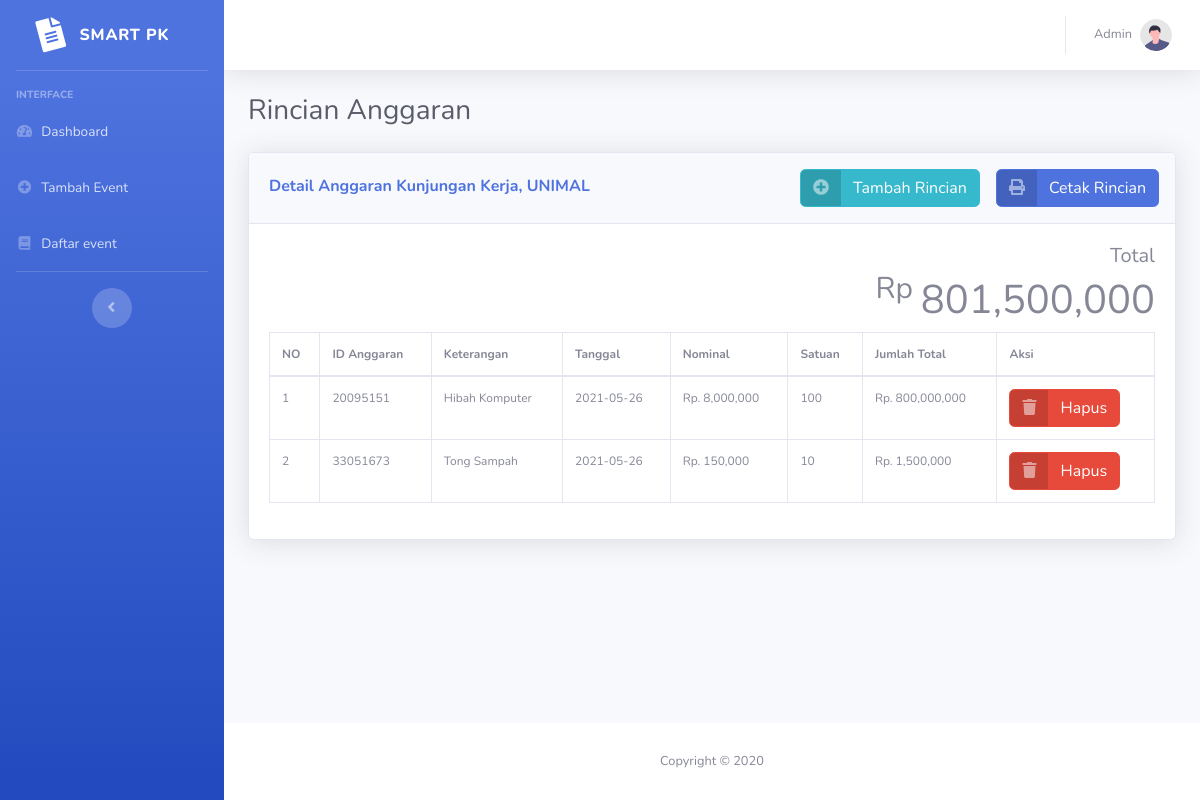
Page /page/rincian.php?id=66607027 (signed in) on the committed database.
### tables this page shows
CREATE TABLE `tbl_event` (
  `id` int(11) NOT NULL,
  `nama_event` varchar(100) NOT NULL,
  `lokasi` varchar(100) NOT NULL,
  `tgl_awal` date NOT NULL,
  `tgl_akhir` date NOT NULL,
  `penanggung_jawab` varchar(100) NOT NULL
);

CREATE TABLE `tbl_anggaran` (
  `id` int(11) NOT NULL,
  `id_event` int(11) NOT NULL,
  `keterangan` varchar(100) NOT NULL,
  `tgl` date NOT NULL,
  `nominal` int(50) NOT NULL,
  `satuan` int(50) NOT NULL,
  `total` int(50) NOT NULL
);

### page/rincian.php (the view, shortened to what this page needs)
<?php
require '../db/koneksi.php';
$id = intval($_GET['id']);
$query  = mysqli_query($koneksi, "SELECT * FROM tbl_event WHERE id = $id");
$hasil = mysqli_fetch_array($query);
?>
<!DOCTYPE html>
<html lang="en">
<head>
    <link href="../assets/vendor/fontawesome-free/css/all.min.css" rel="stylesheet" type="text/css">
    <link href="../assets/css/sb-admin-2.min.css" rel="stylesheet">
</head>
<body id="page-top">
    <div id="wrapper">
        <ul class="navbar-nav bg-gradient-primary sidebar sidebar-dark accordion" id="accordionSidebar">
            <a class="sidebar-brand d-flex align-items-center justify-content-center" href="index.php">
                <div class="sidebar-brand-icon rotate-n-15">
                    <i class="fas fa-file-alt"></i>
                </div>
                <div class="sidebar-brand-text mx-3">Smart PK</div>
            </a>
            <hr class="sidebar-divider">
            <div class="sidebar-heading">
                interface
            </div>
            <li class="nav-item">
                <a class="nav-link" href="index.php">
                    <i class="fas fa-fw fa-tachometer-alt"></i>
                    <span>Dashboard</span>
                </a>
            </li>
            <li class="nav-item">
                <a class="nav-link" href="tambah-event.php">
                    <i class="fas fa-fw fa-plus-circle"></i>
                    <span>Tambah Event</span>
                </a>
            </li>
            <li class="nav-item">
                <a class="nav-link" href="event.php">
                    <i class="fas fa-fw fa-book"></i>
                    <span>Daftar event</span>
                </a>
            </li>
            <hr class="sidebar-divider d-none d-md-block">
            <div class="text-center d-none d-md-inline">
                <button class="rounded-circle border-0" id="sidebarToggle"></button>
            </div>
        </ul>
        <div id="content-wrapper" class="d-flex flex-column">
            <div id="content">
                <nav class="navbar navbar-expand navbar-light bg-white topbar mb-4 static-top shadow">
                    <ul class="navbar-nav ml-auto">
                        <li class="nav-item dropdown no-arrow">
                            <a class="nav-link dropdown-toggle" href="#" id="userDropdown" role="button"
                                data-toggle="dropdown" aria-haspopup="true" aria-expanded="false">
                                <span class="mr-2 d-none d-lg-inline text-gray-600 small"><?php echo ucwords($_SESSION['nama']); ?> </span>
                                <img class="img-profile rounded-circle"
                                    src="../assets/img/undraw_profile.svg">
                            </a>
                        </li>
                    </ul>
                </nav>
                <div class="container-fluid">
                    <h1 class="h3 mb-4 text-gray-800">Rincian Anggaran</h1>
                    <div class="row">
                        <div class="col-lg-12">
                            <div class="card shadow mb-4">
                                <div class="card-header py-3">
                                    <div class="row justify-content-lg-between">
                                        <div class="col-lg-6">
                                            <h6 class="m-0 pt-lg-2 font-weight-bold text-primary">Detail Anggaran <?php echo htmlentities($hasil['nama_event']) ?>, <?php echo htmlentities($hasil['lokasi']) ?></h6>
                                        </div>
                                        <div class="col-lg-6">
                                            <div class="row justify-content-end">
                                                <a href="tambah-anggaran.php?id=<?php echo $id; ?>" class="btn btn-info btn-icon-split ml-2 mr-2">
                                                    <span class="icon text-white-50">
                                                        <i class="fas fa-plus-circle" aria-hidden="true"></i>
                                                    </span>
                                                    <span class="text">Tambah Rincian</span>
                                                </a>
                                                <a href="cetak.php?id=<?php echo $id; ?>" class="btn btn-primary btn-icon-split ml-2 mr-2">
                                                    <span class="icon text-white-50">
                                                        <i class="fas fa-print" aria-hidden="true"></i>
                                                    </span>
                                                    <span class="text">Cetak Rincian</span>
                                                </a>
                                            </div>
                                        </div>
                                    </div>
                                </div>
                                <div class="card-body">
                                <div class="row">
                                    <div class="col-md-12" style="text-align:right;">
                                        <h5>Total</h5>
                                        <h1>
                                                    <?php
                                                            $sql = mysqli_query($koneksi, "SELECT * FROM tbl_anggaran WHERE id_event=$id");
                                                            while ($data = mysqli_fetch_assoc($sql)) {
                                                                $get_data[] = $data['total'];
                                                            };
                                                            $total_data = array_sum($get_data);
                                                            echo '<sup>Rp </sup>'.number_format($total_data);
                                                        ?>
                                        </h1>
                                    </div>
                                </div>
                                    <div class="table-responsive">
                                        <table class="table table-bordered" id="dataTable" width="100%" cellspacing="0" style="font-size: 12px;;">
                                            <thead>
                                                <tr>
                                                    <th>NO</th>
                                                    <th>ID Anggaran</th>
                                                    <th>Keterangan</th>
                                                    <th>Tanggal</th>
                                                    <th>Nominal</th>
                                                    <th>Satuan</th>
                                                    <th>Jumlah Total</th>
                                                    <th>Aksi</th>
                                                </tr>
                                            </thead>
                                            <tbody>
                                                    <?php
                                                        $no = 1;
                                                        $sql = mysqli_query($koneksi, "SELECT * FROM tbl_anggaran WHERE id_event=$id ");
                                                        while ($data = mysqli_fetch_assoc($sql)) {
                                                    ?>
                                                <tr>
                                                    <td><?php echo $no++ ?></td>
                                                    <td><?php echo htmlentities($data['id']); ?></td>
                                                    <td><?php echo htmlentities($data['keterangan']); ?></td>
                                                    <td><?php echo htmlentities($data['tgl']); ?></td>
                                                    <td>Rp. <?php echo number_format($data['nominal']);  ?></td>
                                                    <td><?php echo htmlentities($data['satuan']);?></td>
                                                    <td>Rp. <?php echo number_format(($data['nominal'])*($data['satuan']));  ?></td>
                                                    <td>
                                                        <a href="include/hapus-anggaran.php?id=<?php echo htmlentities($data['id']); ?>" class="btn btn-danger btn-icon-split btn-del">
                                                            <span class="icon text-white-50">
                                                                <i class="fas fa-trash" aria-hidden="true"></i>
                                                            </span>
                                                            <span class="text">Hapus</span>
                                                        </a>
                                                    </td>
                                                </tr>
                                                    <?php
                                                        }
                                                    ?>
                                            </tbody>
                                        </table>
                                    </div>
                                </div>
                            </div>
                        </div>
                    </div>
                </div>
            </div>
            <footer class="sticky-footer bg-white">
                <div class="container my-auto">
                    <div class="copyright text-center my-auto">
                        <span>Copyright &copy; 2020</span>
                    </div>
                </div>
            </footer>
        </div>
    </div>
</body>
</html>

### rows in the picture
tbl_event: nama_event "Kunjungan Kerja", lokasi "UNIMAL"
tbl_anggaran: id "20095151", keterangan "Hibah Komputer", tgl "2021-05-26", nominal "8,000,000", satuan "100", ($data['nominal'])*($data['satuan']) "800,000,000"
tbl_anggaran: id "33051673", keterangan "Tong Sampah", tgl "2021-05-26", nominal "150,000", satuan "10", ($data['nominal'])*($data['satuan']) "1,500,000"

### other values in the picture
$_SESSION['nama'] "Admin"
$total_data "801,500,000"
